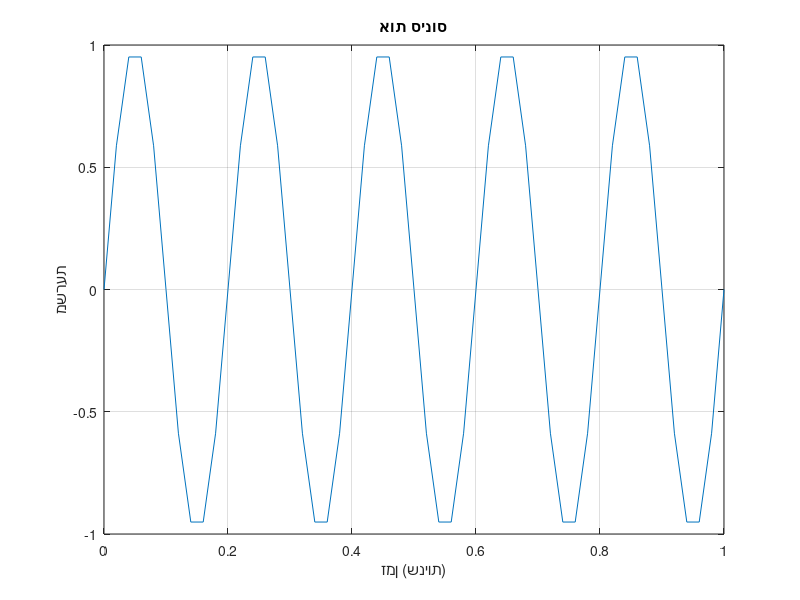

Write the MATLAB code that produced this figure.
close all;

fs = 50;             % קצב דגימה בהרץ
ts = 1/fs
t = 0:ts:1;            % וקטור זמן למשך שנייה אחת
f = 5;                 % תדר אות הסינוס בהרץ
amplitude = 1;         % משרעת (אמפליטודה)

y = amplitude * sin(2 * pi * f * t); % חישוב האות

plot(t, y);            % הצגת הגרף
xlabel('זמן (שניות)');
ylabel('משרעת');
title('אות סינוס');
grid on;
